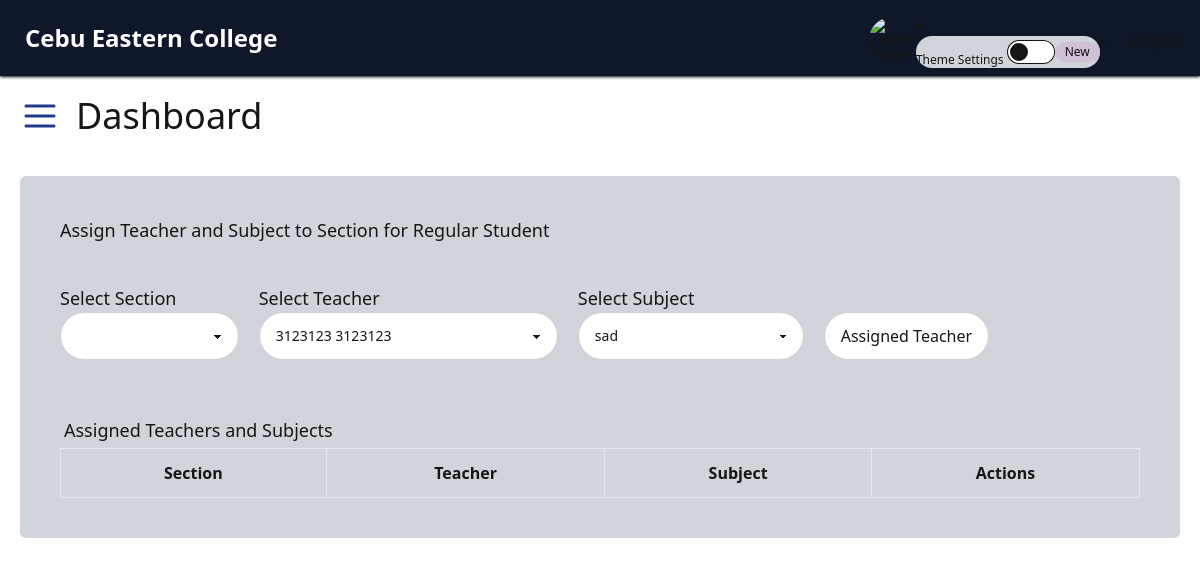
Before: /admin/manage_reg_student.php with the older database file.
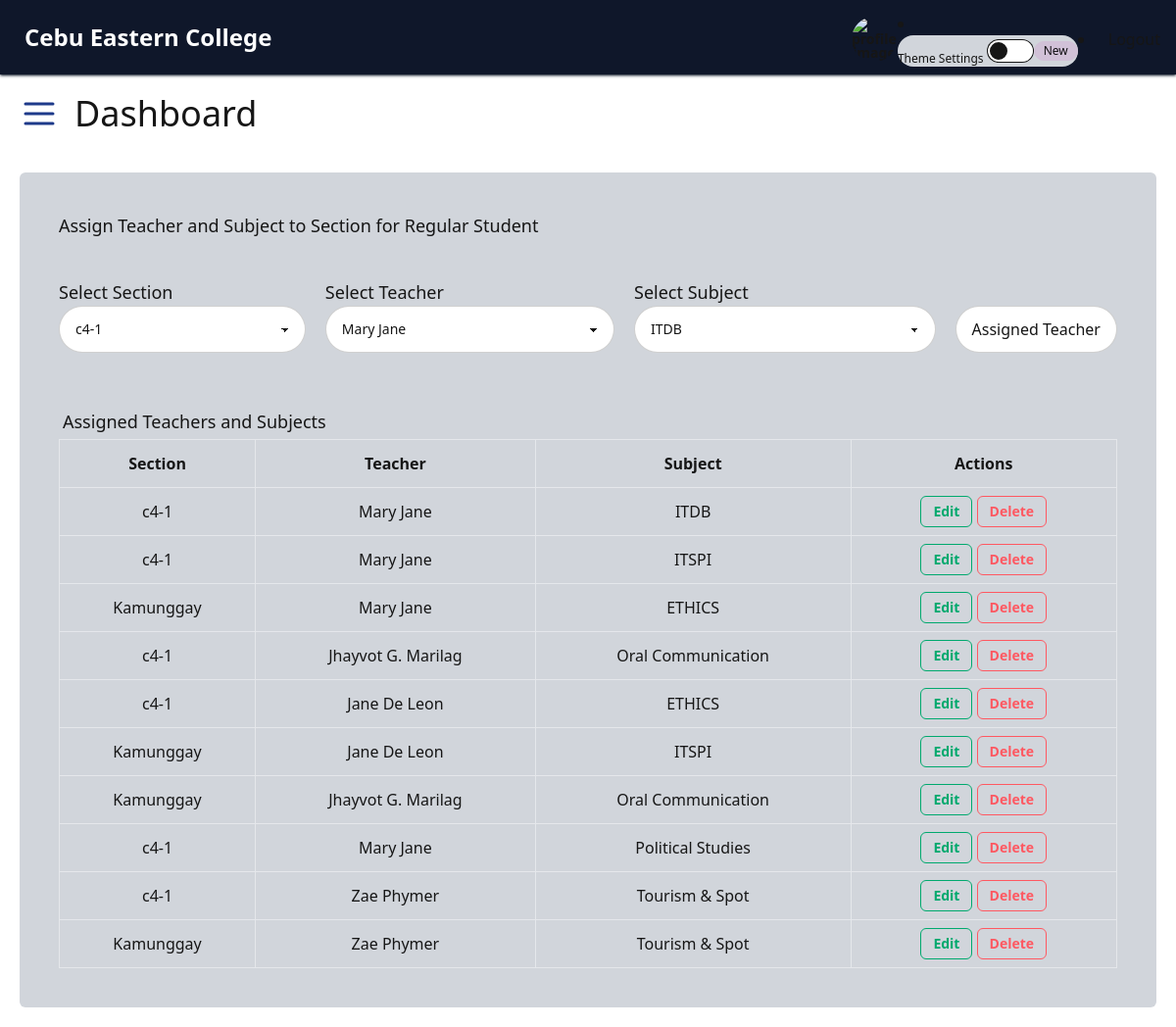
After: the same page with the newer database file.
### tables this page shows
CREATE TABLE `tblsection_teacher_subject` (
  `section_teacher_subject_id` int(11) NOT NULL,
  `section_id` int(11) NOT NULL,
  `teacher_id` int(11) NOT NULL,
  `subject_id` int(11) NOT NULL
);

CREATE TABLE `tblsection` (
  `section_id` int(11) NOT NULL,
  `section_name` varchar(255) NOT NULL,
  `year_level` int(11) NOT NULL
);

CREATE TABLE `tblteacher` (
  `teacher_id` int(11) NOT NULL,
  `school_id` int(11) NOT NULL,
  `name` varchar(255) NOT NULL,
  `department_id` int(11) NOT NULL,
  `image` varchar(255) NOT NULL
);

CREATE TABLE `tblsubject` (
  `subject_id` int(11) NOT NULL,
  `subject_name` varchar(255) NOT NULL,
  `is_minor` tinyint(1) NOT NULL DEFAULT 0,
  `subject_type` enum('Major','Minor') NOT NULL DEFAULT 'Minor',
  `department_id` int(11) NOT NULL
);

### admin/manage_reg_student.php (the view, shortened to what this page needs)
<?php
include('../admin/header.php');
?>
<!DOCTYPE html>
<html lang="en">
<head>
  <script src="https://cdn.tailwindcss.com"></script>
</head>
<body>
  <div class="p-5 m-5 bg-base-300 rounded-md">
    <div>
      <h1 class="text-lg p-5">Assign Teacher and Subject to Section for Regular Student</h1>
      <form action="<?php htmlspecialchars($_SERVER['PHP_SELF']); ?>" method="POST">
        <div class="flex justify-start items-start p-5 gap-5">
          <div class="mb-3">
            <label
              for="section_id"
              class="text-lg">Select Section</label>
            <select name="section_id"
              id="section_id"
              required class="select select-bordered w-full max-w-xs">
              <?php
              $query = "SELECT * FROM tblsection";
              $result = $conn->query($query);
              while ($row = $result->fetch_assoc()) {
                echo "<option value='" . $row['section_id'] . "'>" . $row['section_name'] . "</option>";
              }
              ?>
            </select>
          </div>
          <div class="mb-3">
            <label
              for="teacher_id"
              class="text-lg">Select Teacher</label>
            <select name="teacher_id"
              id="teacher_id"
              required class="select select-bordered w-full max-w-xs">
              <?php
              $query = "SELECT * FROM tblteacher";
              $result = $conn->query($query);
              while ($row = $result->fetch_assoc()) {
                echo "<option value='" . $row['teacher_id'] . "'>" . $row['name'] . "</option>";
              }
              ?>
            </select>
          </div>
          <div class="mb-3">
            <label
              for="subject_id"
              class="text-lg">Select Subject</label>
            <select name="subject_id"
              id="subject_id"
              required class="select select-bordered w-full max-w-xs">
              <?php
              $query = "SELECT * FROM tblsubject";
              $result = $conn->query($query);
              while ($row = $result->fetch_assoc()) {
                echo "<option value='" . $row['subject_id'] . "'>" . $row['subject_name'] . "</option>";
              }
              ?>
            </select>
          </div>
          <div class="mt-7">
            <input type="submit" value="Assigned Teacher" class="input input-bordered w-full max-w-xs" />
          </div>
        </div>
      </form>
    </div>
    <div class="p-5">
      <h2 class="text-lg p-1">Assigned Teachers and Subjects</h2>
      <table class="min-w-full p-5">
        <thead>
          <tr>
            <th class="p-3 border">Section</th>
            <th class="p-3 border">Teacher</th>
            <th class="p-3 border">Subject</th>
            <th class="p-3 border">Actions</th>
          </tr>
        </thead>
        <tbody>
          <?php
          $query = $conn->query("SELECT tblsection_teacher_subject.section_teacher_subject_id,
        tblsection.section_name,
        tblteacher.name AS teacher_name,
        tblsubject.subject_name
 FROM tblsection_teacher_subject
 INNER JOIN tblsection ON tblsection_teacher_subject.section_id = tblsection.section_id
 INNER JOIN tblteacher ON tblsection_teacher_subject.teacher_id = tblteacher.teacher_id
 INNER JOIN tblsubject ON tblsection_teacher_subject.subject_id = tblsubject.subject_id");
          ?>
          <?php while ($row = $query->fetch_assoc()) { ?>
            <tr class="text-center">
              <td class="border hover p-2"><?= htmlspecialchars($row['section_name']) ?></td>
              <td class="border hover p-2"><?= htmlspecialchars($row['teacher_name']) ?></td>
              <td class="border hover p-2"><?= htmlspecialchars($row['subject_name']) ?></td>
              <td class="border hover p-2">
                <a href="?edit= <? $row[' section_teacher_subject_id'] ?> " class="btn btn-sm btn-outline btn-success rounded-md  max-w-sm">Edit</a>
                <a href=" ?delete=<?= $row['section_teacher_subject_id'] ?>" class="btn btn-sm btn-outline btn-error rounded-md  max-w-sm">Delete</a>
              </td>
            </tr>
          <?php } ?>
        </tbody>
      </table>
    </div>
  </div>
</body>
</html>

Changed rows visible on the page:
added tblsection_teacher_subject: section.section_name "c4-1", teacher.name "Mary Jane", subject.subject_name "ITDB"
added tblsection_teacher_subject: section.section_name "c4-1", teacher.name "Mary Jane", subject.subject_name "ITSPI"
added tblsection_teacher_subject: section.section_name "Kamunggay", teacher.name "Mary Jane", subject.subject_name "ETHICS"
added tblsection_teacher_subject: section.section_name "c4-1", teacher.name "Jhayvot G. Marilag", subject.subject_name "Oral Communication"
added tblsection_teacher_subject: section.section_name "c4-1", teacher.name "Jane De Leon", subject.subject_name "ETHICS"
added tblsection_teacher_subject: section.section_name "Kamunggay", teacher.name "Jane De Leon", subject.subject_name "ITSPI"
added tblsection_teacher_subject: section.section_name "Kamunggay", teacher.name "Jhayvot G. Marilag", subject.subject_name "Oral Communication"
added tblsection_teacher_subject: section.section_name "c4-1", teacher.name "Mary Jane", subject.subject_name "Political Studies"
added tblsection_teacher_subject: section.section_name "c4-1", teacher.name "Zae Phymer", subject.subject_name "Tourism & Spot"
added tblsection_teacher_subject: section.section_name "Kamunggay", teacher.name "Zae Phymer", subject.subject_name "Tourism & Spot"
Other visible differences:
form field section_id: (not shown) → "c4-1"
form field teacher_id: "3123123 3123123" → "Mary Jane"
form field subject_id: "sad" → "ITDB"
